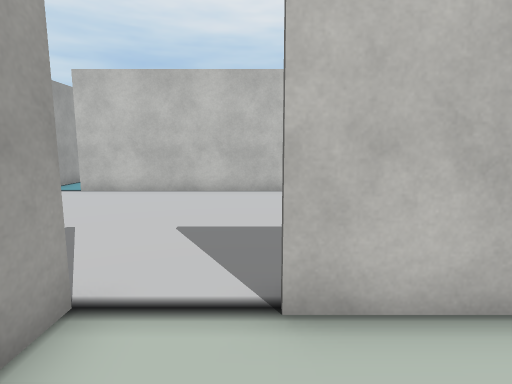
View 1 (above)

18 first-person views from a walk through a 3-D level made in the Unity game engine. The camera is 1.5 m above the floor, tilts 8° down and sees 80° across. The floor is counted in squares, 1 m on a side. Each view is taken from the middle of a square. On the plan, view 1 faces up. The plan holds only what a view shows up to about 15 squares ahead; the rest is blank. The place goes on beyond the plan. Some surface patterns are stand-ins.

View 2
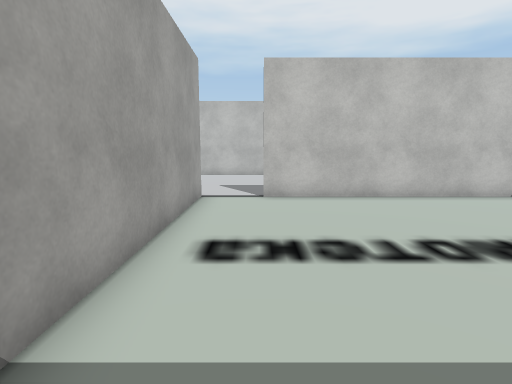

View 3
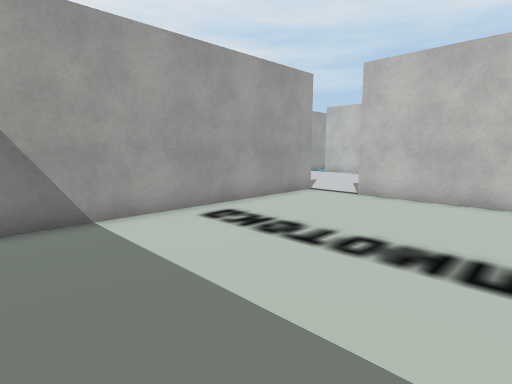

View 4
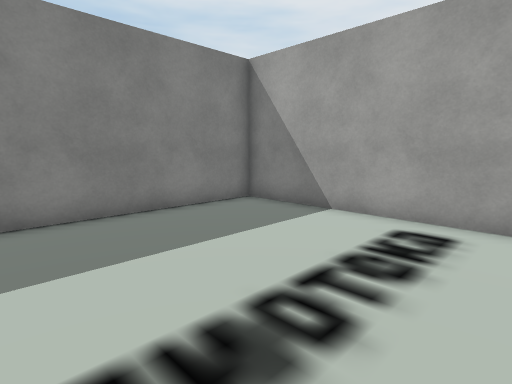

View 5
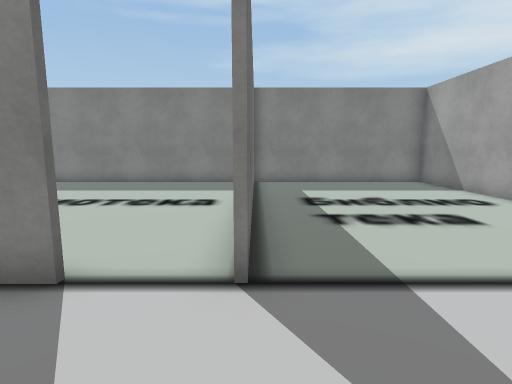

View 6
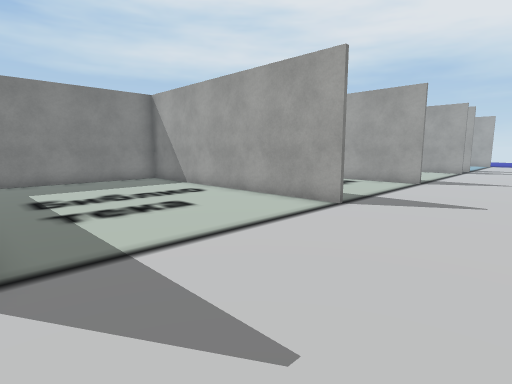

View 7
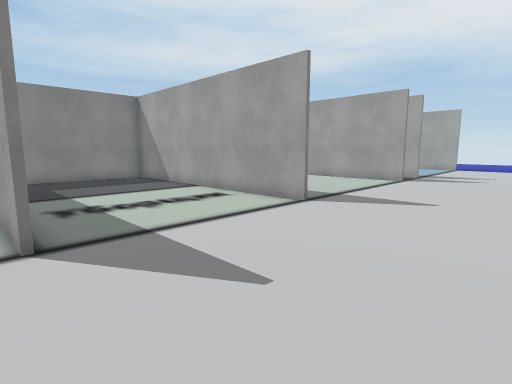

View 8
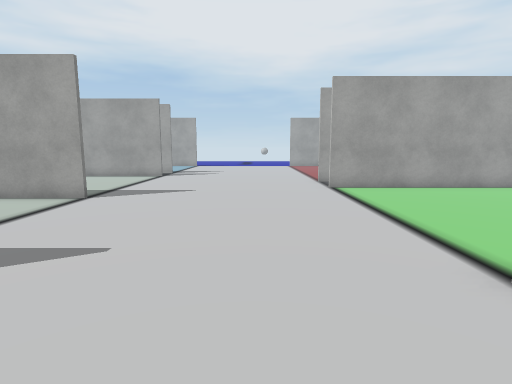

View 9
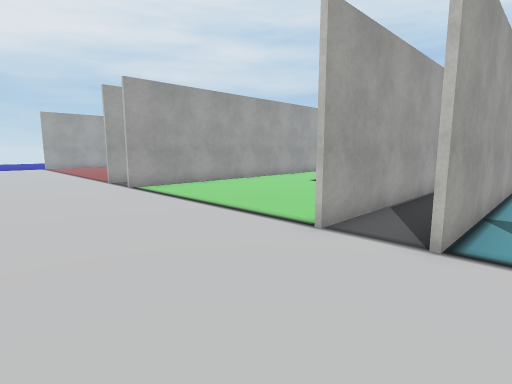

View 10
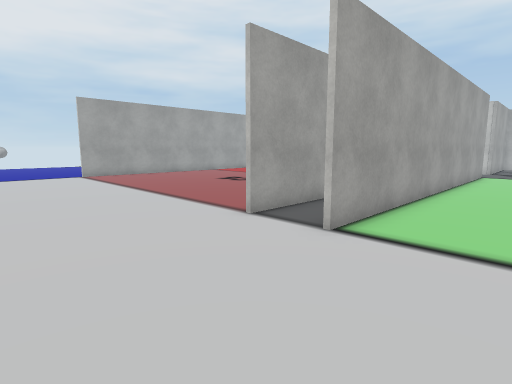

View 11
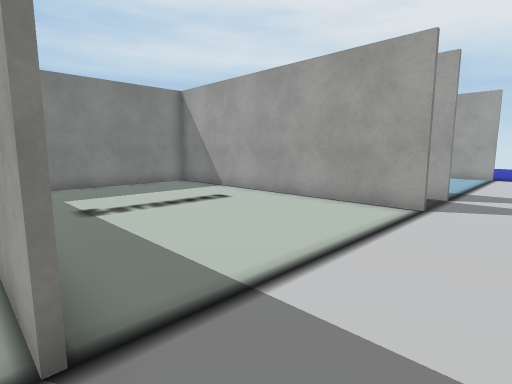

View 12
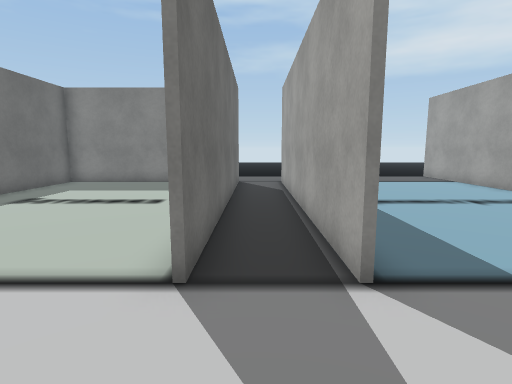

View 13
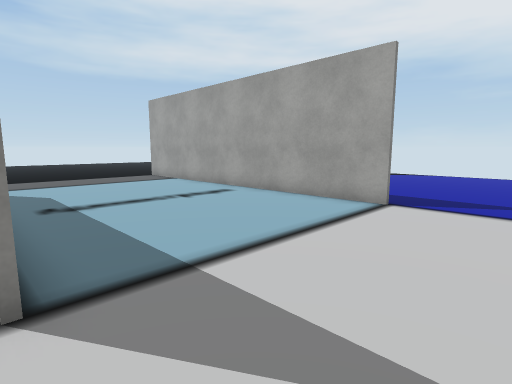

View 14
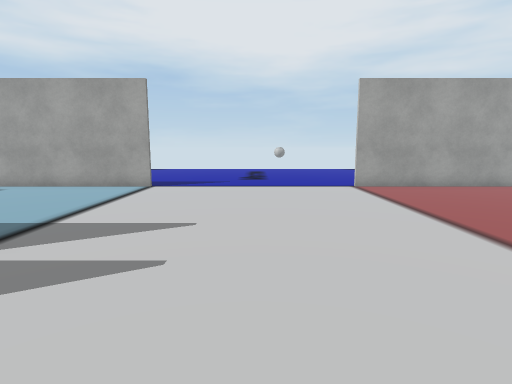

View 15
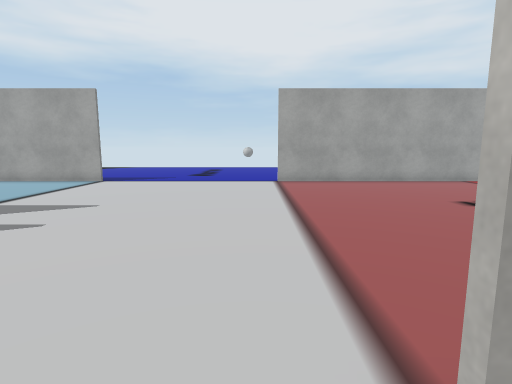

View 16
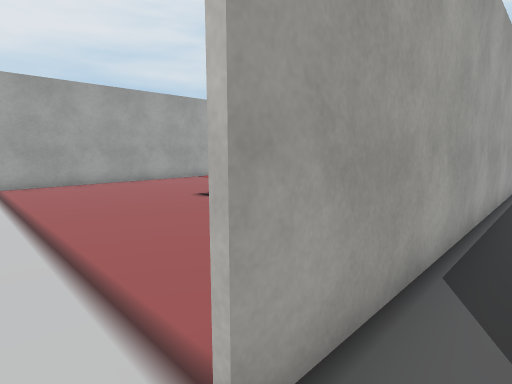

View 17
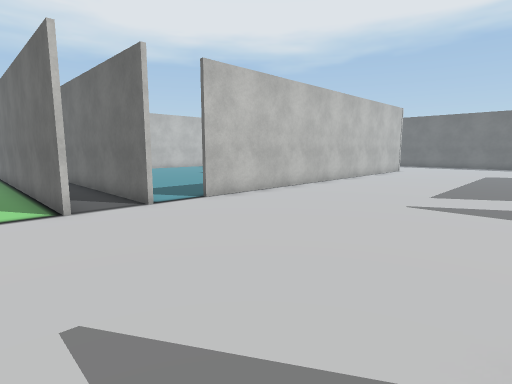

View 18
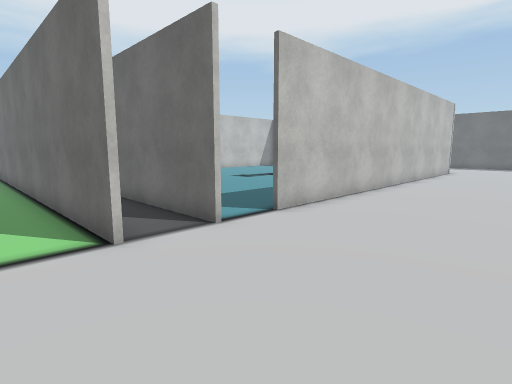

### Floor plan
Points are (right, up) in squares from view 1. A wall is a line through its corners. A room is listed if a view was taken in it or the views show most of it. See-through windows are left out.
Room 1 (views 1, 2, 3, 4)
walls: (-1.8, 1.6) (-1.8, -8.1) (5.5, -8.1); (5.5, 2.6) (0.1, 2.6)
ways out: opening at (-0.5, 2.5) to room 2
Room 2 (views 5, 6, 7, 8, 9, 10, 11, 12, 13, 14, 15, 16, 17, 18)
walls: (-16.3, 2.8) (-16.3, -6.1); (-24.1, 2.8) (-24.1, -8.1) (-16.4, -8.1) (-16.4, -4.1); (-26.2, 2.8) (-26.2, -7.9); (-9.6, 2.8) (-9.6, -8.1) (-1.9, -8.1); (-10.3, 10.9) (-10.3, 17.5); (-8.3, 10.9) (-8.3, 17.5); (-14.4, -8.1) (-11.2, -8.1); (-24.2, -7.8) (-24.2, 2.8); (-18.9, 17.5) (-18.9, 10.9); (-21.1, 17.5) (-21.1, 10.9); (-10.1, 17.5) (-10.1, 10.9); (-1.8, 2.8) (-1.8, 1.6); (-34.3, 2.8) (-34.3, -9.2); (-1.9, -1.6) (-1.9, 2.8); (0.1, 2.7) (0.9, 2.7); (-34.3, 17.5) (-34.3, 11); (4.5, 10.9) (-6.4, 10.9)
ways out: opening at (-0.5, 2.5) to room 1; opening at (-26, -9.5); opening at (-25, -8); opening at (-7, 11)

Positions as (right, up) in squares from view 1, and headings:
1: (0, 0), facing up
2: (0, -7), facing up
3: (5, -7), facing up-left
4: (5, -1), facing down-left
5: (-2, 6), facing down
6: (-2, 7), facing down-left
7: (-9, 8), facing down-left
8: (-7, 8), facing left
9: (-7, 6), facing up-left
10: (-16, 6), facing up-left
11: (-16, 5), facing down-left
12: (-25, 6), facing down
13: (-26, 6), facing down-left
14: (-22, 7), facing left
15: (-20, 10), facing left
16: (-20, 10), facing up-left
17: (-12, 3), facing up-right
18: (-12, 6), facing up-right
